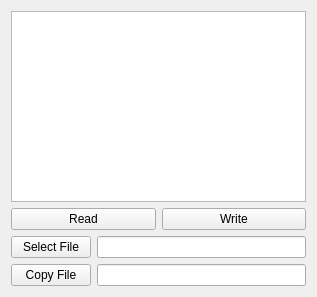
<?xml version="1.0" encoding="UTF-8"?>
<ui version="4.0">
 <class>Widget</class>
 <widget class="QWidget" name="Widget">
  <property name="geometry">
   <rect>
    <x>0</x>
    <y>0</y>
    <width>317</width>
    <height>297</height>
   </rect>
  </property>
  <property name="windowTitle">
   <string>Widget</string>
  </property>
  <layout class="QHBoxLayout" name="horizontalLayout_4">
   <item>
    <layout class="QVBoxLayout" name="verticalLayout">
     <item>
      <widget class="QTextEdit" name="textEdit"/>
     </item>
     <item>
      <layout class="QHBoxLayout" name="horizontalLayout_3">
       <item>
        <widget class="QPushButton" name="readButton">
         <property name="text">
          <string>Read</string>
         </property>
        </widget>
       </item>
       <item>
        <widget class="QPushButton" name="writeToFile">
         <property name="text">
          <string>Write</string>
         </property>
        </widget>
       </item>
      </layout>
     </item>
     <item>
      <layout class="QHBoxLayout" name="horizontalLayout">
       <item>
        <widget class="QPushButton" name="selectFile">
         <property name="text">
          <string>Select File</string>
         </property>
        </widget>
       </item>
       <item>
        <widget class="QLineEdit" name="sourceLineEdit"/>
       </item>
      </layout>
     </item>
     <item>
      <layout class="QHBoxLayout" name="horizontalLayout_2">
       <item>
        <widget class="QPushButton" name="copyFile">
         <property name="text">
          <string>Copy File</string>
         </property>
        </widget>
       </item>
       <item>
        <widget class="QLineEdit" name="destinationLineEdit"/>
       </item>
      </layout>
     </item>
    </layout>
   </item>
  </layout>
 </widget>
 <resources/>
 <connections/>
</ui>
